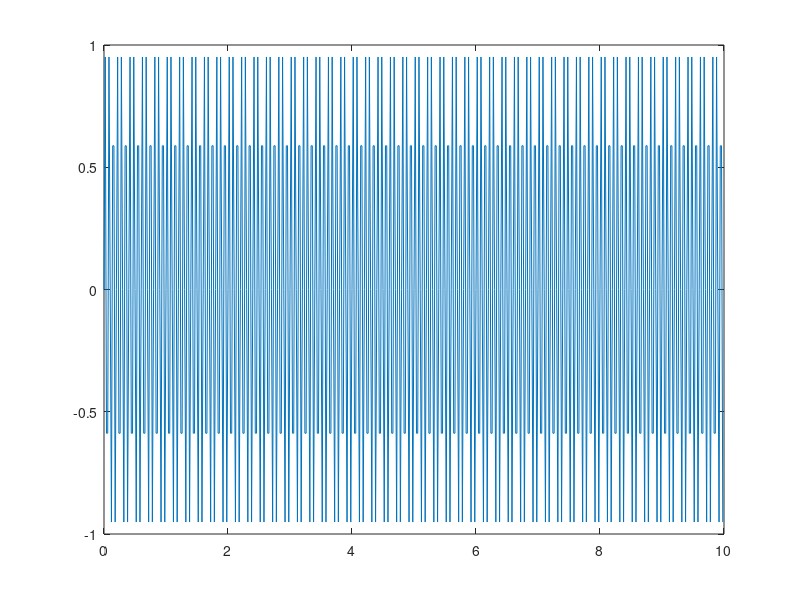
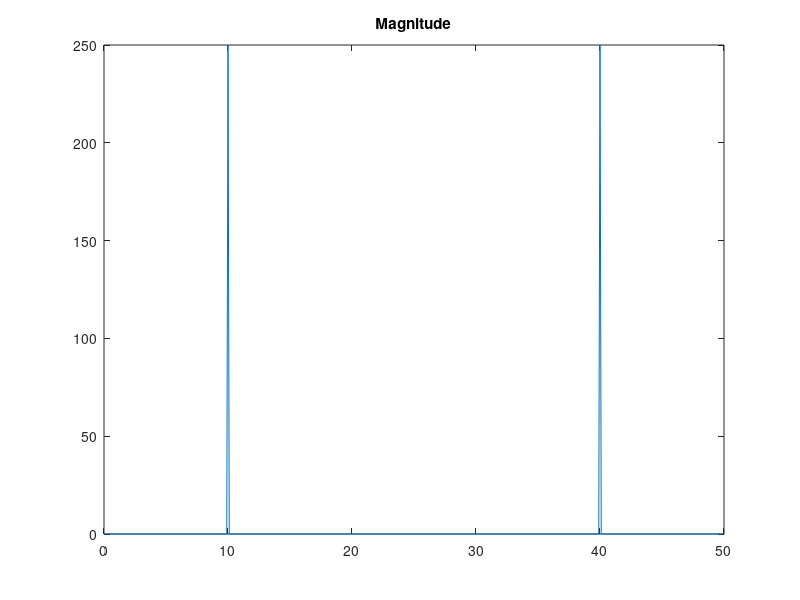

These charts were generated, in order, by the following MATLAB code:
t = 0:1/50:10-1/50;                     
x = sin(2*pi*15*t) ;
figure()
plot(t,x)
y = fft2(x);
y=fftshift(y);     
f = (0:length(y)-1)*50/length(y)
figure()
plot(f,abs(y))
title('Magnitude')